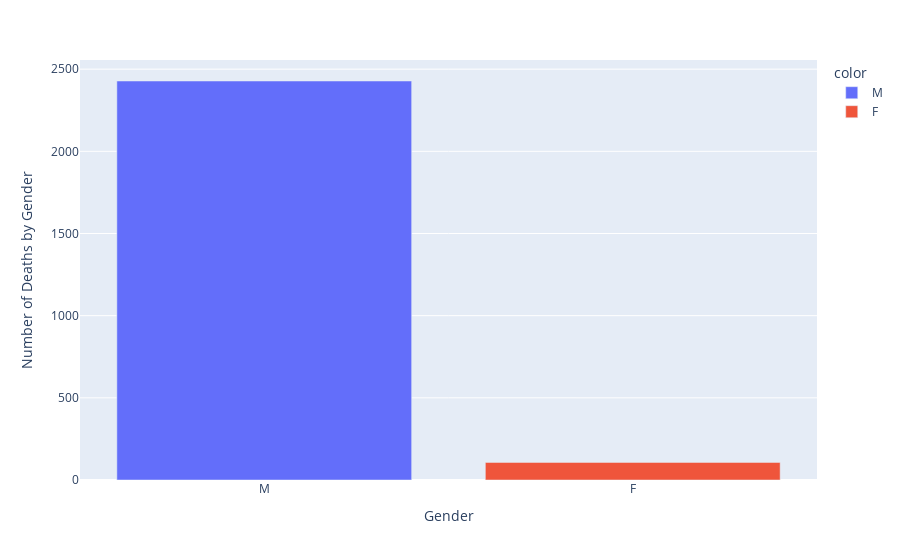

The notebook cell this image was saved under:
### Code cell
fig = px.bar(x=count.index, y=count.values, 
							hover_name=count.values, color=count.index,
							color_continuous_scale='Agsunset')
fig.update_layout(xaxis_title='Gender', yaxis_title='Number of Deaths by Gender', 
									coloraxis_showscale=False)
fig.update_traces(hovertemplate='Gender: %{x} <br>Nr of Deaths: %{y}')
fig.show()

### Figure 1 — Plotly figure (JSON) as saved in the notebook; plotly's stock layout.template omitted (floating-point values rounded to 4 significant figures)
{"data": [{"alignmentgroup": "True", "hovertemplate": "Gender: %{x} <br>Nr of Deaths: %{y}", "hovertext": [2428], "legendgroup": "M", "marker": {"color": "#636efa", "pattern": {"shape": ""}}, "name": "M", "offsetgroup": "M", "orientation": "v", "showlegend": true, "textposition": "auto", "type": "bar", "x": ["M"], "xaxis": "x", "y": [2428], "yaxis": "y"}, {"alignmentgroup": "True", "hovertemplate": "Gender: %{x} <br>Nr of Deaths: %{y}", "hovertext": [107], "legendgroup": "F", "marker": {"color": "#EF553B", "pattern": {"shape": ""}}, "name": "F", "offsetgroup": "F", "orientation": "v", "showlegend": true, "textposition": "auto", "type": "bar", "x": ["F"], "xaxis": "x", "y": [107], "yaxis": "y"}], "layout": {"autosize": true, "barmode": "relative", "coloraxis": {"showscale": false}, "legend": {"title": {"text": "color"}, "tracegroupgap": 0}, "margin": {"t": 60}, "xaxis": {"anchor": "y", "autorange": true, "domain": [0, 1], "range": [-0.5, 1.5], "title": {"text": "Gender"}, "type": "category"}, "yaxis": {"anchor": "x", "autorange": true, "domain": [0, 1], "range": [0, 2556.0], "title": {"text": "Number of Deaths by Gender"}, "type": "linear"}}}
